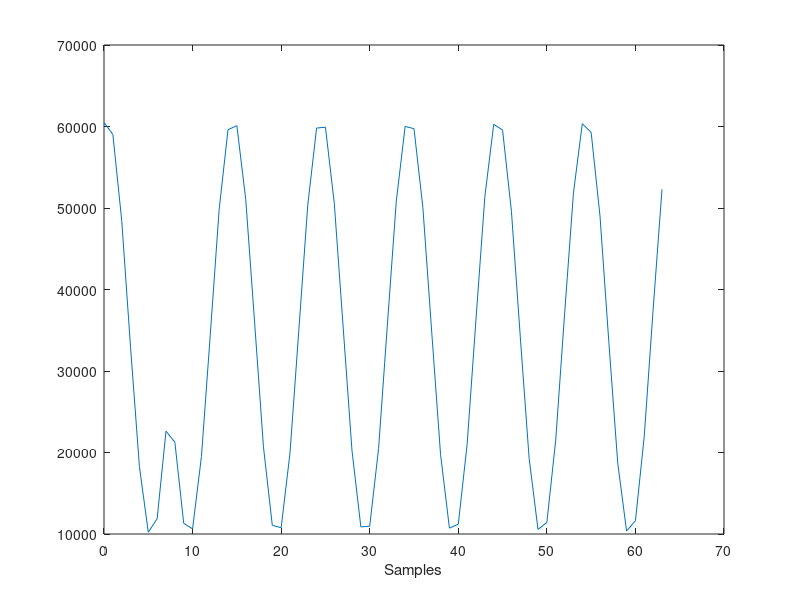
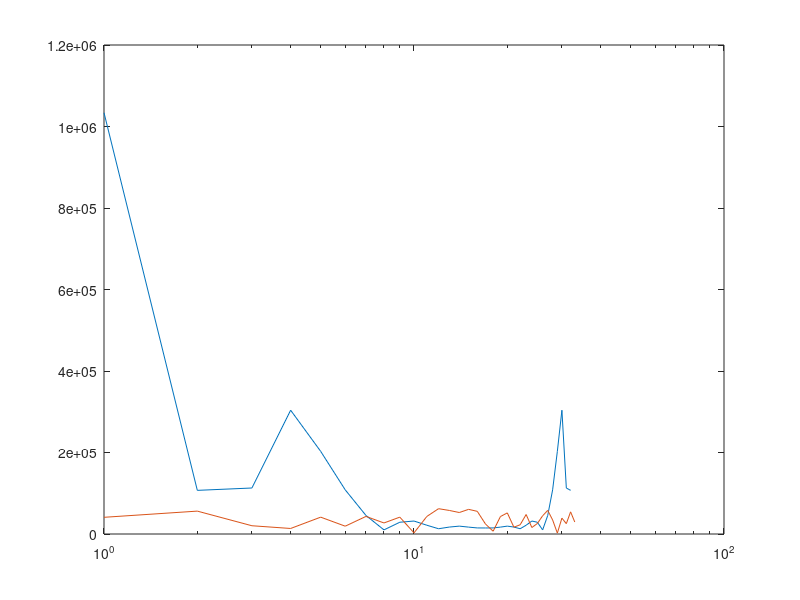

Write MATLAB code to recreate these figures, in order.
clear;

InputArray = load('log2001inputarray.txt');
calculatedCoeffs = load('log2001aCoeffs.txt');
N_vek = 0:1:numel(InputArray) - 1;
figure(1);clf;
% t = 1:0.1:128;
% x = 34512 + 246076 * sin(2 * pi * 1e3 * t);
plot(N_vek, InputArray')
xlabel('Samples');




fftResult = fft(InputArray, numel(InputArray) / 2);
aCoeffMatResult = abs(fftResult);
figure(4)
semilogx(abs(fftResult));
hold on;
semilogx(calculatedCoeffs);
hold off

